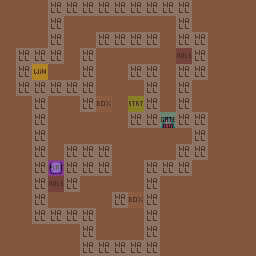

This is a level from a 2D game, rendered from its Tiled map with the project's own tilesets. A one-line summary and the complete map file follow:
An orthogonal 16x16 tile map with 16x16 px tiles, 3 tile layers (Art_Background, Art_Gameplay, Gameplay), 2 tilesets and 2 objects (spawn).

<map version="1.2" tiledversion="1.2.3" orientation="orthogonal" renderorder="right-down" width="16" height="16" tilewidth="16" tileheight="16" infinite="0" backgroundcolor="#83573f" nextlayerid="19" nextobjectid="3">
 <tileset firstgid="1" source="tileset/GameplayTileset.tsx" />
 <tileset firstgid="33" source="tileset/GameplayImages.tsx" />
 <layer id="15" name="Art_Background" width="16" height="16">
  <data encoding="csv">
0,0,0,0,0,0,0,0,0,0,0,0,0,0,0,0,
0,0,0,0,0,0,0,0,0,0,0,0,0,0,0,0,
0,0,0,0,0,0,0,0,0,0,0,0,0,0,0,0,
0,0,0,0,0,0,0,0,0,0,0,0,0,0,0,0,
0,0,0,0,0,0,0,0,0,0,0,0,0,0,0,0,
0,0,0,0,0,0,0,0,0,0,0,0,0,0,0,0,
0,0,0,0,0,0,0,0,0,0,0,0,0,0,0,0,
0,0,0,0,0,0,0,0,0,0,0,0,0,0,0,0,
0,0,0,0,0,0,0,0,0,0,0,0,0,0,0,0,
0,0,0,0,0,0,0,0,0,0,0,0,0,0,0,0,
0,0,0,0,0,0,0,0,0,0,0,0,0,0,0,0,
0,0,0,0,0,0,0,0,0,0,0,0,0,0,0,0,
0,0,0,0,0,0,0,0,0,0,0,0,0,0,0,0,
0,0,0,0,0,0,0,0,0,0,0,0,0,0,0,0,
0,0,0,0,0,0,0,0,0,0,0,0,0,0,0,0,
0,0,0,0,0,0,0,0,0,0,0,0,0,0,0,0
</data>
 </layer>
 <layer id="16" name="Art_Gameplay" width="16" height="16">
  <data encoding="csv">
0,0,0,0,0,0,0,0,0,0,0,0,0,0,0,0,
0,0,0,0,0,0,0,0,0,0,0,0,0,0,0,0,
0,0,0,0,0,0,0,0,0,0,0,0,0,0,0,0,
0,0,0,0,0,0,0,0,0,0,0,0,0,0,0,0,
0,0,0,0,0,0,0,0,0,0,0,0,0,0,0,0,
0,0,0,0,0,0,0,0,0,0,0,0,0,0,0,0,
0,0,0,0,0,0,0,0,0,0,0,0,0,0,0,0,
0,0,0,0,0,0,0,0,0,0,35,0,0,0,0,0,
0,0,0,0,0,0,0,0,0,0,0,0,0,0,0,0,
0,0,0,0,0,0,0,0,0,0,0,0,0,0,0,0,
0,0,0,67,0,0,0,0,0,0,0,0,0,0,0,0,
0,0,0,0,0,0,0,0,0,0,0,0,0,0,0,0,
0,0,0,0,0,0,0,0,0,0,0,0,0,0,0,0,
0,0,0,0,0,0,0,0,0,0,0,0,0,0,0,0,
0,0,0,0,0,0,0,0,0,0,0,0,0,0,0,0,
0,0,0,0,0,0,0,0,0,0,0,0,0,0,0,0
</data>
 </layer>
 <layer id="17" name="Gameplay" width="16" height="16" opacity="0.39">
  <data encoding="csv">
0,0,0,3,3,3,3,3,3,3,3,3,0,0,0,0,
0,0,0,3,0,0,0,0,0,0,0,3,0,0,0,0,
0,0,0,3,0,0,3,3,3,3,0,3,3,0,0,0,
0,3,3,3,0,3,0,0,0,0,0,18,3,0,0,0,
0,3,1,0,0,3,0,0,3,3,0,3,3,0,0,0,
0,3,3,3,3,3,0,0,0,3,0,3,0,0,0,0,
0,0,3,0,0,3,11,0,2,3,0,3,0,0,0,0,
0,0,3,0,0,0,0,0,3,3,12,3,3,0,0,0,
0,0,3,0,0,0,0,0,0,0,0,0,3,0,0,0,
0,0,3,0,3,3,3,0,0,0,0,3,3,0,0,0,
0,0,3,10,3,3,3,0,0,3,3,3,0,0,0,0,
0,0,3,18,3,0,0,0,0,3,0,0,0,0,0,0,
0,0,3,0,0,0,0,3,11,3,0,0,0,0,0,0,
0,0,3,3,3,3,0,0,0,3,0,0,0,0,0,0,
0,0,0,0,0,3,0,0,0,3,0,0,0,0,0,0,
0,0,0,0,0,3,3,3,3,3,0,0,0,0,0,0
</data>
 </layer>
 <objectgroup id="18" name="Properties">
  <object id="1" name="spawn" x="128" y="96" width="16" height="16" />
  <object id="2" x="48" y="160" width="16" height="16">
   <properties>
    <property name="onPass" value="setGate(10,7,open)" />
   </properties>
  </object>
 </objectgroup>
</map>
